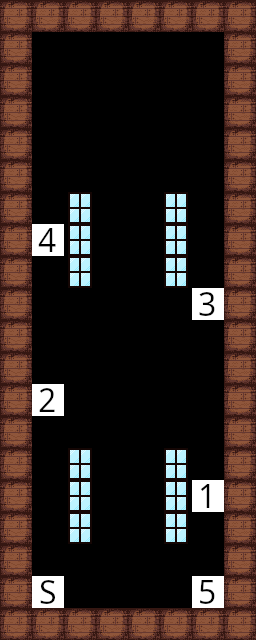

The image is a tile-based game level rendered from a .tmx file. Its description and complete source (layers, tilesets, objects, tile grids) follow:
An orthogonal 8x20 tile map with 32x32 px tiles, 1 tile layer (Tile Layer 1).

<map version="1.10" tiledversion="1.10.2" orientation="orthogonal" renderorder="right-down" width="8" height="20" tilewidth="32" tileheight="32" infinite="0" nextlayerid="2" nextobjectid="1">
 <editorsettings>
  <export target="../assets/levels/LevelTower.csv" format="csv" />
 </editorsettings>
 <tileset firstgid="1" source="tiles.tsx" />
 <layer id="1" name="Tile Layer 1" width="8" height="20">
  <data encoding="csv">
2,2,2,2,2,2,2,2,
2,0,0,0,0,0,0,2,
2,0,0,0,0,0,0,2,
2,0,0,0,0,0,0,2,
2,0,0,0,0,0,0,2,
2,0,0,0,0,0,0,2,
2,0,23,0,0,23,0,2,
2,104,23,0,0,23,0,2,
2,0,23,0,0,23,0,2,
2,0,0,0,0,0,103,2,
2,0,0,0,0,0,0,2,
2,0,0,0,0,0,0,2,
2,102,0,0,0,0,0,2,
2,0,0,0,0,0,0,2,
2,0,23,0,0,23,0,2,
2,0,23,0,0,23,101,2,
2,0,23,0,0,23,0,2,
2,0,0,0,0,0,0,2,
2,6,0,0,0,0,105,2,
2,2,2,2,2,2,2,2
</data>
 </layer>
</map>
